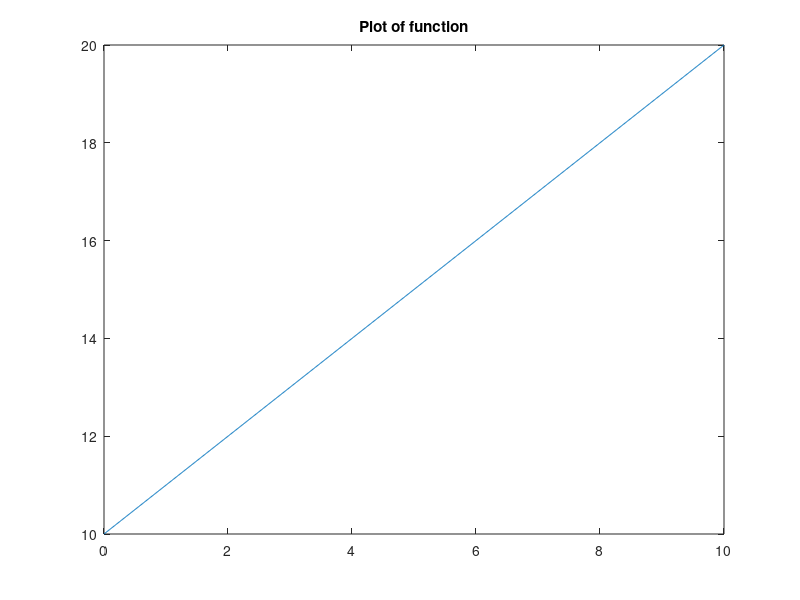
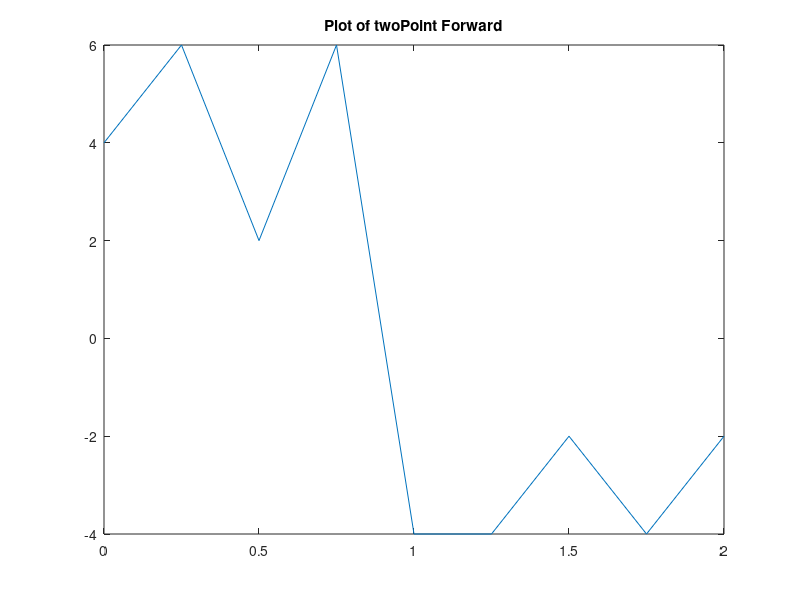
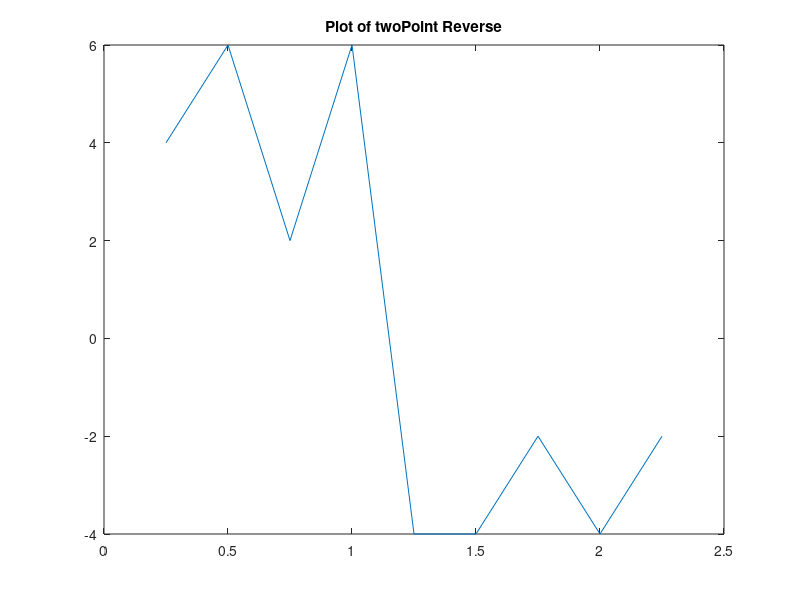
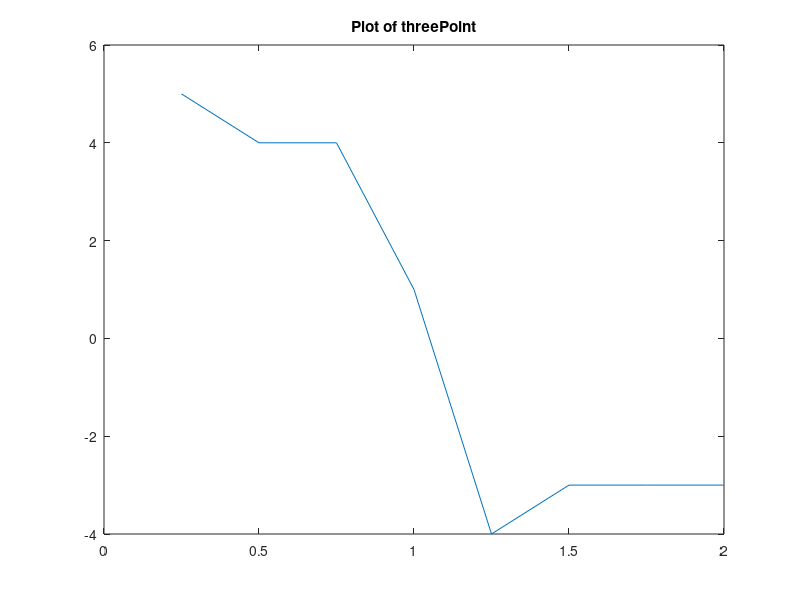

Write the MATLAB code that produced these figures, in order. (Note: this script raises an error after producing the figures.)
% To be used for models II exam
%% Problem 1 Numerical Differentiation 
clear; clc; close all;
% Change t to the time vector 
t = 0:0.25:2.25;
pos = [0,1,2.5,3,4.5,3.5,2.5,2,1,0.5];
%for k = 1:length(t)
    % Change pos(k) = to a function of t 
%    pos(k) = t(k) + 10;
%end
figure(1)
plot(t,pos);
title('Plot of function');
for k = 1:length(t)-1
    twoPointForward(k) = (pos(k+1)-pos(k))/(t(k+1)-t(k));
end
figure(2)
plot(t(1:length(t)-1),twoPointForward);
title('Plot of twoPoint Forward');
for k = 2:length(t)
    twoPointReverse(k-1) = (pos(k)-pos(k-1))/(t(k)-t(k-1));
end
figure(3)
plot(t(2:length(t)),twoPointReverse);
title('Plot of twoPoint Reverse');
for k = 2:length(t)-1
    threePoint(k) = (pos(k+1)-pos(k-1))/((t(k+1)-t(k-1)));
end
figure(4)
plot(t(2:length(t)-1),threePoint(2:length(threePoint)));
title('Plot of threePoint');
%% Problem 2 Numerical Integration
clear; clc; close all;
% Change t to the time vector 
t = 0:0.01:10;
for k = 1:length(t)
    % Change pos(k) = to a function of t 
    pos(k) = t(k) + 10;
end
figure(1)
plot(t,pos);
title('Plot of function');
% simpsons rule = simpsons(dependent variable, indepenent variable, lower
% bound, upperbound)
% Example f(x) = 20x + 4
% simpsons(f,x,1,3) will return the simpsons estimation from 1 to 3
area = MySim(pos,t);
fprintf('The estiamtion using Simpsons rule is %0.2f\n',area);
%% Problem 3 min max and concavity 
clear; clc; close all;
% Change t to the time vector 
t = -10:0.01:10;
for k = 1:length(t)
    % Change pos(k) = to a function of t 
    pos(k) = -t(k).^2 + 1;
end
figure(1)
plot(t,pos);
title('Plot of function');
for k = 1:length(t)-1
    twoPointForward(k) = (pos(k+1)-pos(k))/(t(k+1)-t(k));
end
figure(2)
plot(t(1:length(t)-1),twoPointForward);
title('Plot of twoPoint Forward');
for k = 2:length(t)-1
    secondDerivative(k) = (pos(k+1)-2*pos(k)+pos(k-1))/((t(k+1)-t(k))^2);
end
figure(3)
plot(t(2:length(t)-1),secondDerivative(2:length(secondDerivative)));
axis equal
title('Plot of Second Derivative');
%% Problem 4 Find the Area of an object
clear; clc; close all;
% Replace the x = to proper x vector 
x = -6.9282:0.01:6.9282;
% Replace the yTop = to the top Function
yTop = sqrt(169-x.^2);
% Replace the yBottom = to the bottom Function
yBottom = -sqrt(25-x.^2)+16;
plot(x,yTop,'b',x,yBottom,'g',3,12,'*');
% Check to see if area should be subrtracted or added bellow
area = MySim(yBottom,x)-MySim(yTop,x);
fprintf('The area between the curves is %0.2f\n',area);
%% Problem 5 Find the Arc Length of a Path
% This will return the length of a single function to return multiple
% arclengths repeat several times as needed.
clear; clc; close all;
% Replace this with the proper x vector
x = 0:0.01:5;
% Replace this with the function of x
y = (x.^4)-(12*x.^3)+(48.25*x.^2)-(71.25*x)+(25);
plot(x,y);
dy = (4*x.^3)-(36*x.^2)+(96.5*x)-(71.25);
arcLength = MySim(sqrt((dy.^2)+1),x);
%% Problem 6 Find the Centroid of an object
% This will be used to find the centroid between two curves
clear; clc; close all;
% Replace the x = to proper x vector 
x = -3:0.01:8;
% Replace the yTop = to the top Function
yTop = (1/3)*x.^2;
% Replace the yBottom = to the bottom Function
yBottom = (-1/16)*(x-4).^2 -2;
plot(x,yTop,x,yBottom);
% Check to see if area should be subrtracted or added bellow
area1 = MySim(yTop,x);
area2 = MySim(yBottom,x);
area = MySim(yTop,x)-MySim(yBottom,x);
fprintf('The area between the curves is %0.2f\n',area);
xbar = (1/area).*MySim(x.*(yTop-yBottom),x);
ybar = (1/(2*area)).*MySim(yTop.^2-yBottom.^2,x);
fprintf('The x cordinate of the centroid is %0.2f\n',xbar);
fprintf('The y cordinate of the centroid is %0.2f\n',ybar);
%%
home;
clear;
clc;

x = -6.9282:0.1:6.9282;
topcircle = sqrt(169 - x.^2);
plot(x,topcircle)
area1 = MySim(topcircle,x);
bottomcircle = -sqrt(abs(25-x.^2)) + 16;
plot(x,bottomcircle)
area2 = MySim(bottomcircle,x);

%%
home;
clear;
clc;


v = sym('((60/f^5)*t^4) - ((120/f^4)*t^3) + ((60/f^3)*t^2)');
f = 8;
v = subs(v)
solve(v,'t')